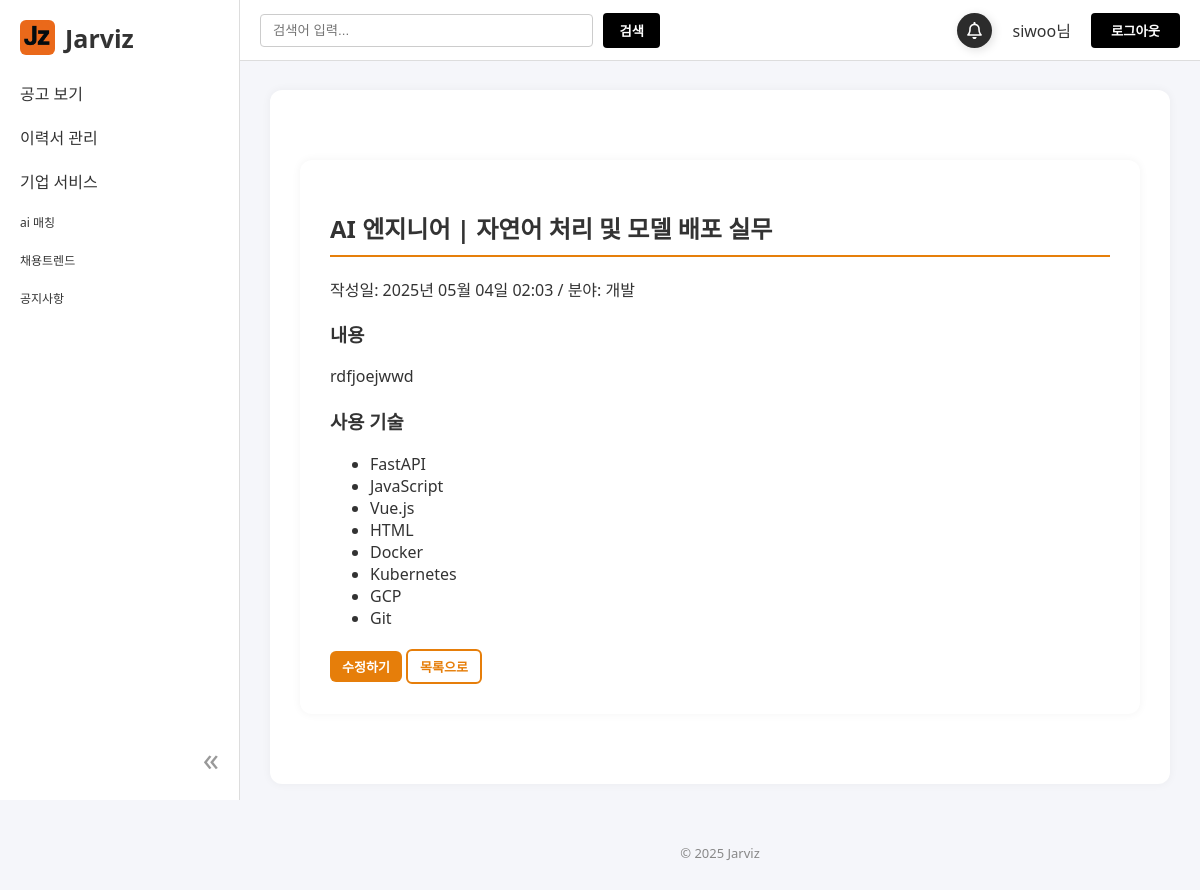
Screenshot of /resume/1/ (signed in) with the database file from the repository.
### accounts/models.py (models this page shows, shortened)
class UserAccount(AbstractBaseUser, PermissionsMixin):
    username = models.CharField(max_length=30, unique=True)
    email = models.EmailField()
    full_name = models.CharField(max_length=100, blank=True, null=True)
    is_company = models.BooleanField(default=False)
    company_name = models.CharField(max_length=100, blank=True, null=True)
    contact_person = models.CharField(max_length=50, blank=True, null=True)
    phone_number = models.CharField(max_length=20, blank=True, null=True)
    company_website = models.URLField(blank=True, null=True)
    is_active = models.BooleanField(default=True)
    is_staff = models.BooleanField(default=False)
    groups = models.ManyToManyField(
        Group,
        related_name='useraccount_groups',
        blank=True
    )
    user_permissions = models.ManyToManyField(
        Permission,
        related_name='useraccount_permissions',
        blank=True
    )
    objects = UserAccountManager()
    USERNAME_FIELD = 'username'
    REQUIRED_FIELDS = ['email']

### workhub/models.py (models this page shows, shortened)
class Resume(models.Model):
    user = models.ForeignKey(User, on_delete=models.CASCADE)
    title = models.CharField(max_length=200)
    content = models.TextField()
    uploaded_file = models.FileField(upload_to='resumes/%Y/%m/%d/', blank=True, null=True)
    category = models.CharField(max_length=20, choices=CATEGORY_CHOICES)
    tech_stack = models.ManyToManyField(TechStack, blank=True)
    created_at = models.DateTimeField(auto_now_add=True)

class TechStack(models.Model):
    name = models.CharField(max_length=50)

### workhub/views.py (the view)
# urls.py: path('resume/<int:pk>/', ResumeDetailView.as_view(), name='resume_detail'),
class ResumeDetailView(DetailView):
    model = Resume
    template_name = 'user/resume_detail.html'
    context_object_name = 'resume'

### templates/user/resume_detail.html (shortened to what this page needs)
{% extends "base.html" %}
{% load static %}
{% block content %}
<link rel="stylesheet" href="{% static 'css/resume.css' %}">
<div class="resume-container">
  <h2 class="resume-title">{{ resume.title }}</h2>
  <p class="resume-meta">
    작성일: {{ resume.created_at|date:"Y년 m월 d일 H:i" }} / 분야: {{ resume.get_category_display }}
  </p>
  <div class="resume-group">
    <h3>내용</h3>
    <p>{{ resume.content|linebreaks }}</p>
  </div>
  <div class="resume-group">
    <h3>사용 기술</h3>
    <ul class="resume-tech-list">
      {% for stack in resume.tech_stack.all %}
        <li>{{ stack.name }}</li>
      {% empty %}
        <li>선택된 기술이 없습니다.</li>
      {% endfor %}
    </ul>
  </div>
  <div class="resume-list-actions">
    <button class="resume-detail-btn" onclick="location.href='{% url 'workhub:resume_edit' resume.pk %}'">수정하기</button>
    <button class="resume-detail-btn outline" onclick="location.href='{% url 'workhub:resume_edit' resume.pk %}'">목록으로</button>
  </div>
</div>
{% endblock %}

### templates/base.html (shortened to what this page needs)
{% load static %}
<!DOCTYPE html>
<html lang="ko">
<head>
  <link rel="stylesheet" href="{% static 'css/base.css' %}">
</head>
<body class="{% if user.is_authenticated and user.is_staff %}is-employer{% endif %}">
  <div class="sidebar">
    <div class="sidebar-header">
      <div class="sidebar-logo-container">
        <a href="/" class="sidebar-logo">
          <img src="{% static 'images/JZ.png' %}" alt="홈">
          <h2>Jarviz</h2>
        </a>
      </div>
    </div>
    <nav>
      <ul>
        <li class="dropdown">
          <div class="dropdown-toggle">공고 보기</div>
        </li>
        <li class="dropdown">
          <div class="dropdown-toggle">이력서 관리</div>
        </li>
        <li class="dropdown">
          <div class="dropdown-toggle">기업 서비스</div>
        </li>
        <li class="single-item">ai 매칭</li>
        <li class="single-item">채용트렌드</li>
        <li class="single-item">공지사항</li>
      </ul>
    </nav>
    <div class="sidebar-footer">
      <span class="sidebar-toggle" id="sidebarToggle">«</span>
    </div>
  </div>
  <div class="gnb">
    <div class="search-box">
      <input type="text" placeholder="검색어 입력...">
      <button type="submit" class="search-btn">검색</button>
    </div>
    <div class="user-menu">
      <button class="bell-button">
      </button>
      {% if user.is_authenticated %}
        <span>{{ user.username }}님</span>
        <form method="post" action="{% url 'accounts:logout' %}" style="display:inline;">
          <button class="gnb-login-btn" onclick="location.href='{% url 'accounts:logout' %}'">로그아웃</button>
        </form>
      {% else %}
        <button type="button" class="gnb-login-btn" onclick="location.href='{% url 'accounts:login' %}'">로그인</button>
      {% endif %}
    </div>
  </div>
  <main class="main">
    <div class="container">
      {% block content %}{% endblock %}
    </div>
    <footer>
      <p>© 2025 Jarviz</p>
    </footer>
  </main>
</body>
</html>

### static/css/base.css (style rules this page uses)
body { margin: 0; font-family: 'Segoe UI', Tahoma, Geneva, Verdana, sans-serif; background-color: #f5f6fa; color: #333; }
.sidebar { position: fixed; top: 0; left: 0; width: 240px; height: 100vh; background-color: #ffffff; border-right: 1px solid #ddd; padding: 20px; box-sizing: border-box; transition: width 0.3s ease; z-index: 1001; }
.sidebar-logo-container { display: flex; align-items: center; justify-content: space-between; }
.sidebar-logo { display: flex; align-items: center; text-decoration: none; color: inherit; }
.sidebar-logo img { width: 35px; height: 35px; margin-right: 10px; border-radius: 6px; }
.sidebar h2 { font-size: 25px; margin: 0; }
.sidebar-toggle { font-size: 32px; cursor: pointer; color: #999; }
.sidebar ul { list-style: none; padding: 0; }
.sidebar li { padding: 10px 0; cursor: pointer; }
.sidebar li.single-item { font-size: 12px; }
.sidebar-footer { position: absolute; bottom: 20px; right: 20px; }
.gnb { position: fixed; top: 0; left: 240px; right: 0; height: 60px; background-color: #ffffff; border-bottom: 1px solid #ddd; display: flex; align-items: center; justify-content: space-between; padding: 0 20px; transition: left 0.3s ease; z-index: 1000; }
.gnb .search-box { display: flex; align-items: center; gap: 10px; flex: 1; max-width: 400px; }
.gnb .search-box input { flex: 1; padding: 8px 12px; border: 1px solid #ccc; border-radius: 4px; }
.gnb .search-btn { padding: 8px 16px; background-color: black; color: #ffffff; font-weight: bold; border: none; border-radius: 4px; cursor: pointer; transition: background-color 0.3s ease, color 0.3s ease; }
.gnb .user-menu { display: flex; align-items: center; gap: 20px; }
.gnb-login-btn { padding: 8px 20px; background-color: black; color: #ffffff; font-weight: bold; border: none; border-radius: 4px; cursor: pointer; transition: background-color 0.3s ease, color 0.3s ease; }
.main { margin-left: 240px; margin-top: 60px; transition: margin-left 0.3s ease; padding: 30px; }
.container { max-width: 1200px; margin: 0 auto; background: #fff; padding: 30px; border-radius: 12px; box-shadow: 0 0 10px rgba(0,0,0,0.05); }
footer { text-align: center; color: #888; font-size: 13px; margin-top: 60px; }
.bell-button { width: 35px; height: 35px; position: relative; display: flex; align-items: center; justify-content: center; background-color: rgb(44, 44, 44); border-radius: 50%; cursor: pointer; transition-duration: .3s; box-shadow: 2px 2px 10px rgba(0, 0, 0, 0.13); border: none; overflow: visible; }
.bell { width: 17px ; height: 17px ; display: inline-block; }

### static/css/resume.css (style rules this page uses)
.resume-container { background: white; padding: 30px; border-radius: 12px; box-shadow: 0 0 10px rgba(0,0,0,0.05); max-width: 800px; margin: 40px auto; }
.resume-title { font-size: 24px; margin-bottom: 20px; border-bottom: 2px solid rgb(230, 127, 10); padding-bottom: 10px; }
.resume-group { margin-bottom: 20px; }
.resume-detail-btn { display: inline-block; padding: 6px 12px; background-color: #e67e0a; color: white; font-size: 13px; font-weight: bold; border: none; border-radius: 6px; cursor: pointer; text-decoration: none; transition: background-color 0.3s ease; }
.resume-detail-btn.outline { background-color: white; color: #e67e0a; border: 2px solid #e67e0a; }

### rows the page displays
UserAccount: username "siwoo"
Resume: title "AI 엔지니어 | 자연어 처리 및 모델 배포 실무", created_at "2025년 05월 04일 02:03", category "개발", content "rdfjoejwwd"
TechStack: name "FastAPI"
TechStack: name "JavaScript"
TechStack: name "Vue.js"
TechStack: name "HTML"
TechStack: name "Docker"
TechStack: name "Kubernetes"
TechStack: name "GCP"
TechStack: name "Git"
